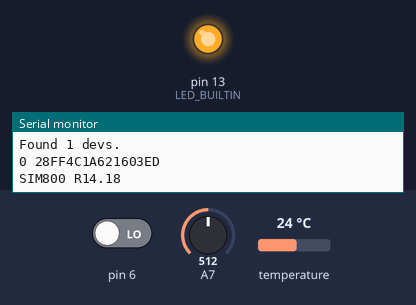
This sketch was run on a simulated Arduino Mega 2560, built for the host (arithmetic inside an expression is 32-bit, double 64-bit). Shown: output pins drawn as LEDs (lit = HIGH), the last lines printed to the serial monitor. The inputs (shaded band) are chosen by the test bench; at power-on: pin 6 LOW, A7 = 512, temperature 24 °C. No MQTT or app messages arrive unless stated.

Above: at 6.75 s.
At 44.7 s:
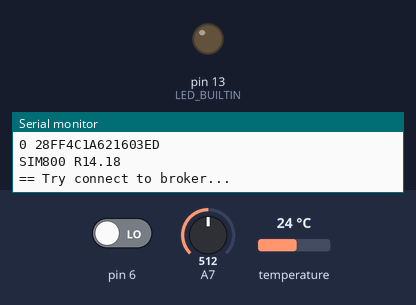
Timing chart, 0 to 46.6 s (numbered marks = the images above):
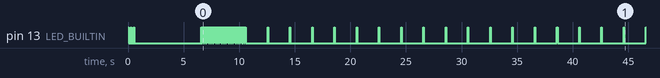

The sketch:

thermoGSM.ino
```cpp
// Термодатчики
#include <OneWire.h>
#include <DallasTemperature.h>

// настройки порта для работы с термодатчиками
#define ONE_WIRE_BUS 8
// Setup a oneWire instance to communicate with any OneWire devices (not just Maxim/Dallas temperature ICs)
OneWire oneWire(ONE_WIRE_BUS);
// Pass our oneWire reference to Dallas Temperature.
DallasTemperature sensors(&oneWire);

// До 8-ми датчиков температуры.
// Т.к. используется бойлер косвенного нагрева, планируется контролировать:
// - подача-обратка котла
// - подача-обратка отопительного контура
// - подача-обратка ГВС
// - температура в бойлерной
// - температура на улице
#define THERMO_MAX_CNT 2
char thermCnt = 0;
DeviceAddress insideThermometer[THERMO_MAX_CNT];

// Периодическое обновление
long lastUpdate = 0;

/// -------------------- MQTT ---------------------------
#define TINY_GSM_MODEM_SIM800
#define SerialMon Serial

#ifndef __AVR_ATmega328P__
#define SerialAT Serial1

// or Software Serial on Uno, Nano
#else
#include <SoftwareSerial.h>
SoftwareSerial SerialAT(11, 10);  // RX, TX - TODO поменять местами (сделать RX 10, TX 11)
#endif

// #define TINY_GSM_DEBUG SerialMon // раскомментировать для вывода отладочных сообщений библиотеки

// Your GPRS credentials, if any
const char apn[]      = "internet.mts.ru";
const char gprsUser[] = "mts";
const char gprsPass[] = "mts";

// MQTT details
// const char * broker = "dev.rightech.io";
// const long port = 1883;
// const char * connect_to = "mqtt-a1506-kl6xda";
const char * broker = "m9.wqtt.ru";
const long port = 18758;
const char * user = "u_3K5SRD";
const char * psw = "zis9Zquk";

const char * topic_temp = "bolier1/temperature";
const char * topic_V = "bolier1/battery";
const char * topic_external = "bolier1/externalpower";

#include <TinyGsmClient.h>
#include <PubSubClient.h>

#define PUB_DELAY (1 * 60 * 1000L) /* данные шлем каждые x * 1000 секунд, для проверки */

#ifdef DUMP_AT_COMMANDS
#include <StreamDebugger.h>
StreamDebugger debugger(SerialAT, SerialMon);
TinyGsm        modem(debugger);
#else
TinyGsm        modem(SerialAT);
#endif
TinyGsmClient client(modem);
PubSubClient  mqtt(client);

uint32_t lastReconnectAttempt = 0;

boolean mqttConnect() {

  // Connect to MQTT Broker
  boolean status = mqtt.connect("SIM800l_REMOTE", user, psw);

  if (status == false) {
    return false;
  }
  // TODO подписаться на топики, которые хотим принимать
  return mqtt.connected();
}

void watch_blink()
{
  digitalWrite(LED_BUILTIN, HIGH);
  delay(50);
  digitalWrite(LED_BUILTIN, LOW);
}

void setup(void)
{
  // встроенный светодиод для контроля
  pinMode(LED_BUILTIN, OUTPUT);
  // Три зеленых свистка при старте
  watch_blink();
  delay(200);
  watch_blink();
  delay(200);
  watch_blink();
  // контроль наличия внешнего питания
  pinMode(6, INPUT);
  // start serial port
  SerialMon.begin(9600);
  delay(10);

  SerialMon.println(F("Start..."));

  // Термодатчики
  sensors.begin();
  thermCnt = sensors.getDeviceCount();
  Serial.print(F("Found "));
  Serial.print(thermCnt, DEC);
  Serial.println(F(" devs."));

  for(char i = 0; i < thermCnt; ++i)
  {
    if (!sensors.getAddress(insideThermometer[i], i))
    {
      Serial.print(F("Dev"));
      Serial.print(i, DEC);
      Serial.print(F(" addr error"));
    }
    else
    {
      sensors.setResolution(insideThermometer[i], 9);
      printAddress(i, insideThermometer[i]);
      Serial.println();
    }
  }

  // MQTT Broker setup
  mqtt.setServer(broker, port).setKeepAlive(10 * 60);

  // GSM
  // Set GSM module baud rate
  SerialAT.begin(38400);
  delay(6000);

    // Restart takes quite some time
  // To skip it, call init() instead of restart()
  // SerialMon.println(F("Initializing modem..."));
  modem.restart();
  // modem.init();

  String modemInfo = modem.getModemInfo();
  // SerialMon.print(F("Modem Info: "));
  SerialMon.println(modemInfo);

  // SerialMon.print(F("Waiting for network..."));
  if (!modem.waitForNetwork()) {
    SerialMon.println(F("waitForNetwork fail! Wait..."));
    delay(1000);
    return;
  }
  // SerialMon.println(F(" success"));

  if (modem.isNetworkConnected()) {
    // SerialMon.println(F("Network connected"));
  }

  // GPRS connection parameters are usually set after network registration
  // SerialMon.print(F("Connecting to "));
  // SerialMon.print(apn);
  if (!modem.gprsConnect(apn, gprsUser, gprsPass)) {
    SerialMon.println(F("GPRS connect fail! Wait..."));
    delay(1000);
    return;
  }
  // SerialMon.println(F(" success"));

  if (modem.isGprsConnected()) {
    // SerialMon.println(F("GPRS connected"));
  }


}

/*
 * Main function. It will request the tempC from the sensors and display on Serial.
 */

// Опрос сенсоров и отправка данных
uint32_t last = 0;
void publishTemperature() {
  uint32_t now = millis();
  if (now - last > PUB_DELAY) {
    if(thermCnt > 0)
    {
      sensors.requestTemperatures(); // Send the command to get temperatures
      float tempC = sensors.getTempC(insideThermometer[0]);
      mqtt.publish(topic_temp, String(tempC).c_str(), false);
    }
    int a7 = analogRead(A7);
    float v = (a7 * 5.0) / 1024.0;
    mqtt.publish(topic_V, String(v).c_str(), false);
    int d6 = digitalRead(6);
    mqtt.publish(topic_external, String(d6).c_str(), false);
    last = now;
  }
}

long gsmConnectingsAttempts = 0;
uint32_t loop_counter = 0;  // счетчик времени для индикации
void loop(void)
{
  // Make sure we're still registered on the network
  if (!modem.isNetworkConnected())
  {
    SerialMon.print(F("Signal Quality:"));
    SerialMon.println(modem.getSignalQuality(), DEC);
    if(gsmConnectingsAttempts > 3)
    {
      SerialAT.end();
      delay(100);
      SerialAT.begin(38400);
      delay(6000);
      SerialMon.println(F("loop:restart modem"));
      modem.restart();
      gsmConnectingsAttempts = 0;
    }
    SerialMon.println("loop:network disconnected");

    if (!modem.waitForNetwork(/*180000L, true*/)) {
      SerialMon.println(F("Network disconnected! Wait..."));
      // SerialMon.println(F(" fail"));
      delay(10);
      ++gsmConnectingsAttempts;
      return;
    }
    if (modem.isNetworkConnected()) {
      // SerialMon.println(F("Network re-connected"));
      watch_blink();
      delay(100);
      watch_blink();
    }

    // and make sure GPRS/EPS is still connected
    if (!modem.isGprsConnected()) {
      // SerialMon.println(F("GPRS disconnected!"));
      // SerialMon.print(F("Connecting to "));
      // SerialMon.print(apn);
      if (!modem.gprsConnect(apn, gprsUser, gprsPass)) {
        SerialMon.println(F("!modem.gprsConnect. Wait..."));
        delay(10000);
        return;
      }
      if (modem.isGprsConnected()) {
        // SerialMon.println(F("GPRS reconnected"));
        watch_blink();
        delay(100);
        watch_blink();
      }
    }
  }
  gsmConnectingsAttempts = 0;
  if (!mqtt.connected()) {
    // SerialMon.println(F("=== MQTT NOT CONNECTED ==="));
    // Reconnect every 10 seconds
    uint32_t t = millis();
    if (t - lastReconnectAttempt > 10000L) {
      lastReconnectAttempt = t;
      SerialMon.println(F("== Try connect to broker..."));
      if (mqttConnect()) {
        lastReconnectAttempt = 0;
      }
    }
    watch_blink();
    delay(20);
    watch_blink();
    delay(20);
    watch_blink();
    delay(20);
    watch_blink();
    delay(20);
    return;
  }

  // добрались сюда - можем передавать данные
  mqtt.loop();
  publishTemperature();
  if(millis() - loop_counter > 2000)
  {
    loop_counter = millis();
    watch_blink();
  }
}


// function to print a device address
void printAddress(uint8_t id, DeviceAddress deviceAddress)
{
  Serial.print(String(id) + " ");
  for (uint8_t i = 0; i < 8; i++)
  {
    if (deviceAddress[i] < 16) Serial.print("0");
    Serial.print(deviceAddress[i], HEX);
  }
}
```
